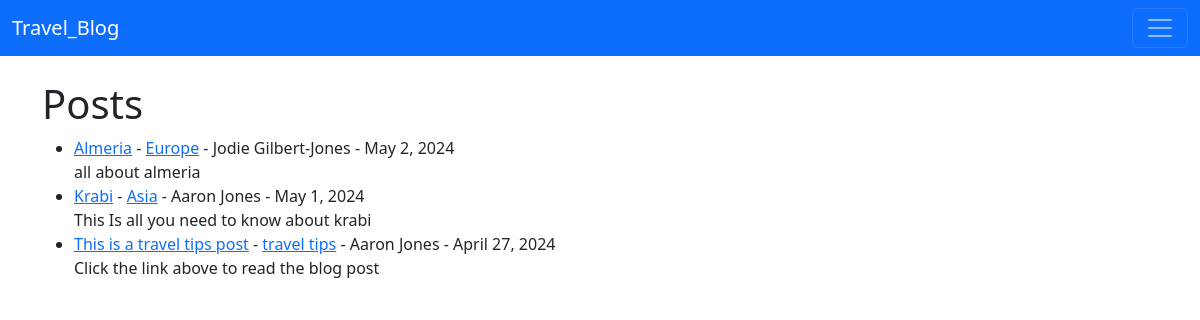
The page / on the database its author committed.
### travel_blog/models.py (models this page shows, shortened)
class Post(models.Model):
    title = models.CharField(max_length=255)
    header_image = models.ImageField(null=True, blank=True, upload_to='images/')
    title_tag = models.CharField(max_length=255)
    author = models.ForeignKey(User, on_delete=models.CASCADE)
    body = RichTextField(blank=True, null=True)
    post_date = models.DateField(auto_now_add=True)
    category = models.CharField(max_length=255, default='Top Travel Locations')
    snippet = models.CharField(max_length=255)
    likes = models.ManyToManyField(User, related_name='blog_posts')

### travel_blog/views.py (the view)
# urls.py: path('', HomeView.as_view(), name='home'),
class HomeView(ListView):
    model = Post
    template_name = 'home.html'
    ordering = ['-post_date']
    def get_context_data(self, *args, **kwargs):
        cat_menu = Category.objects.all()
        context = super(HomeView, self).get_context_data(*args, **kwargs)
        context["cat_menu"] = cat_menu
        return context

### travel_blog/models.py (called while the page is built)
    def __str__(self):
        return self.name

### travel_blog/templates/home.html (shortened to what this page needs)
{% extends 'base.html' %}
{% block content %}
<h1>Posts</h1>
<ul>
{% for post in object_list %}
<li> <a href="{% url 'article-detail' post.pk %}">{{ post.title }}</a>
    - <a href="{% url 'category' post.category|slugify %}" >{{ post.category }}</a>
     - {{ post.author.first_name }}
      {{ post.author.last_name }}
       - {{ post.post_date }}
</small><br/>
{{ post.snippet }}
</li>
{% endfor %}
</ul>
{% endblock %}

### rows shown on the page
Post: title "Almeria", category "Europe", author.first_name "Jodie", author.last_name "Gilbert-Jones", post_date "May 2, 2024", snippet "all about almeria"
Post: title "Krabi", category "Asia", author.first_name "Aaron", author.last_name "Jones", post_date "May 1, 2024", snippet "This Is all you need to know about krabi"
Post: title "This is a travel tips post", category "travel tips", author.first_name "Aaron", author.last_name "Jones", post_date "April 27, 2024", snippet "Click the link above to read the blog post"
